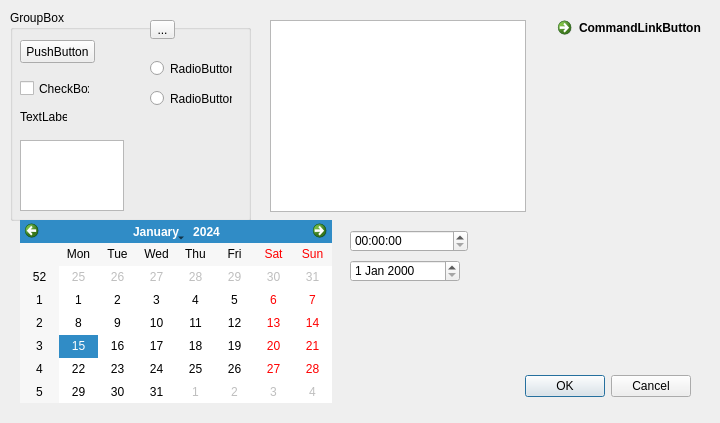
<?xml version="1.0" encoding="UTF-8"?>
<ui version="4.0">
 <class>Dialog</class>
 <widget class="QDialog" name="Dialog">
  <property name="geometry">
   <rect>
    <x>0</x>
    <y>0</y>
    <width>720</width>
    <height>423</height>
   </rect>
  </property>
  <property name="windowTitle">
   <string>Dialog</string>
  </property>
  <widget class="QDialogButtonBox" name="buttonBox">
   <property name="geometry">
    <rect>
     <x>350</x>
     <y>370</y>
     <width>341</width>
     <height>32</height>
    </rect>
   </property>
   <property name="orientation">
    <enum>Qt::Horizontal</enum>
   </property>
   <property name="standardButtons">
    <set>QDialogButtonBox::Cancel|QDialogButtonBox::Ok</set>
   </property>
  </widget>
  <widget class="QGroupBox" name="groupBox">
   <property name="geometry">
    <rect>
     <x>10</x>
     <y>10</y>
     <width>241</width>
     <height>211</height>
    </rect>
   </property>
   <property name="title">
    <string>GroupBox</string>
   </property>
   <widget class="QPushButton" name="pushButton">
    <property name="geometry">
     <rect>
      <x>10</x>
      <y>30</y>
      <width>75</width>
      <height>23</height>
     </rect>
    </property>
    <property name="text">
     <string>PushButton</string>
    </property>
   </widget>
   <widget class="QCheckBox" name="checkBox">
    <property name="geometry">
     <rect>
      <x>10</x>
      <y>70</y>
      <width>70</width>
      <height>17</height>
     </rect>
    </property>
    <property name="text">
     <string>CheckBox</string>
    </property>
   </widget>
   <widget class="QTextEdit" name="textEdit">
    <property name="geometry">
     <rect>
      <x>10</x>
      <y>130</y>
      <width>104</width>
      <height>71</height>
     </rect>
    </property>
   </widget>
   <widget class="QLabel" name="label">
    <property name="geometry">
     <rect>
      <x>10</x>
      <y>100</y>
      <width>47</width>
      <height>13</height>
     </rect>
    </property>
    <property name="text">
     <string>TextLabel</string>
    </property>
   </widget>
   <widget class="QToolButton" name="toolButton">
    <property name="geometry">
     <rect>
      <x>140</x>
      <y>10</y>
      <width>25</width>
      <height>19</height>
     </rect>
    </property>
    <property name="text">
     <string>...</string>
    </property>
   </widget>
   <widget class="QRadioButton" name="radioButton">
    <property name="geometry">
     <rect>
      <x>140</x>
      <y>50</y>
      <width>82</width>
      <height>17</height>
     </rect>
    </property>
    <property name="text">
     <string>RadioButton</string>
    </property>
   </widget>
   <widget class="QRadioButton" name="radioButton_2">
    <property name="geometry">
     <rect>
      <x>140</x>
      <y>80</y>
      <width>82</width>
      <height>17</height>
     </rect>
    </property>
    <property name="text">
     <string>RadioButton</string>
    </property>
   </widget>
  </widget>
  <widget class="QListView" name="listView">
   <property name="geometry">
    <rect>
     <x>270</x>
     <y>20</y>
     <width>256</width>
     <height>192</height>
    </rect>
   </property>
  </widget>
  <widget class="QCalendarWidget" name="calendarWidget">
   <property name="geometry">
    <rect>
     <x>20</x>
     <y>220</y>
     <width>312</width>
     <height>183</height>
    </rect>
   </property>
  </widget>
  <widget class="QTimeEdit" name="timeEdit">
   <property name="geometry">
    <rect>
     <x>350</x>
     <y>230</y>
     <width>118</width>
     <height>22</height>
    </rect>
   </property>
  </widget>
  <widget class="QDateEdit" name="dateEdit">
   <property name="geometry">
    <rect>
     <x>350</x>
     <y>260</y>
     <width>110</width>
     <height>22</height>
    </rect>
   </property>
  </widget>
  <widget class="QCommandLinkButton" name="commandLinkButton">
   <property name="geometry">
    <rect>
     <x>550</x>
     <y>10</y>
     <width>172</width>
     <height>41</height>
    </rect>
   </property>
   <property name="text">
    <string>CommandLinkButton</string>
   </property>
  </widget>
 </widget>
 <resources/>
 <connections>
  <connection>
   <sender>buttonBox</sender>
   <signal>accepted()</signal>
   <receiver>Dialog</receiver>
   <slot>accept()</slot>
   <hints>
    <hint type="sourcelabel">
     <x>248</x>
     <y>254</y>
    </hint>
    <hint type="destinationlabel">
     <x>157</x>
     <y>274</y>
    </hint>
   </hints>
  </connection>
  <connection>
   <sender>buttonBox</sender>
   <signal>rejected()</signal>
   <receiver>Dialog</receiver>
   <slot>reject()</slot>
   <hints>
    <hint type="sourcelabel">
     <x>316</x>
     <y>260</y>
    </hint>
    <hint type="destinationlabel">
     <x>286</x>
     <y>274</y>
    </hint>
   </hints>
  </connection>
 </connections>
</ui>
